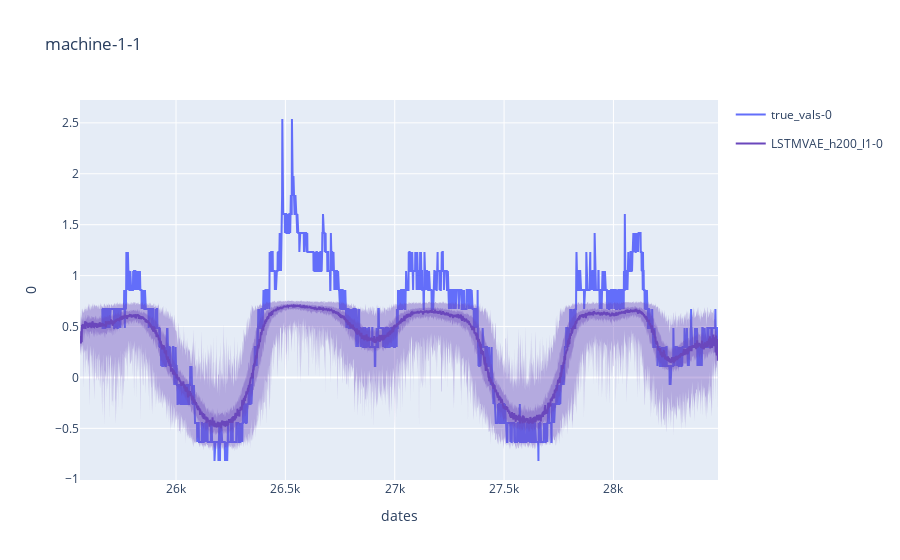

This figure's notebook cell:
### Markdown cell above
## Plot

### Code cell
plot_exp_predictions(exp, dataset_idx=0, models_ids=[0])
# plot_anomalies(exp.datasets_params.iloc[0])

### Figure 1 — Plotly figure (JSON) as saved in the notebook; plotly's stock layout.template omitted (floating-point values rounded to 4 significant figures; data arrays with more than 128 entries replaced by an {"elided": "..."} marker saying what was removed)
{"data": [{"connectgaps": false, "name": "true_vals-0", "type": "scatter", "x": {"elided": "2819 mixed values"}, "y": {"elided": "2819 float values"}}, {"connectgaps": false, "legendgroup": "787846414", "line": {"color": "rgba(106, 71, 188, 1.0)"}, "name": "LSTMVAE_h200_l1-0", "type": "scatter", "x": {"elided": "2918 mixed values"}, "y": {"elided": "2918 float values"}}, {"hoverinfo": "skip", "legendgroup": "787846414", "line": {"color": "rgba(255, 255, 255, 0)"}, "name": "25%", "showlegend": false, "type": "scatter", "x": {"elided": "2918 mixed values"}, "y": {"elided": "2918 float values"}}, {"fill": "tonexty", "fillcolor": "rgba(106, 71, 188, 0.4)", "hoverinfo": "skip", "legendgroup": "787846414", "line": {"color": "rgba(255, 255, 255, 0)"}, "name": "75%", "showlegend": false, "type": "scatter", "x": {"elided": "2918 mixed values"}, "y": {"elided": "2918 float values"}}, {"hoverinfo": "skip", "legendgroup": "787846414", "line": {"color": "rgba(255, 255, 255, 0)"}, "name": "0%", "showlegend": false, "type": "scatter", "x": {"elided": "2918 mixed values"}, "y": {"elided": "2918 float values"}}, {"fill": "tonexty", "fillcolor": "rgba(106, 71, 188, 0.4)", "hoverinfo": "skip", "legendgroup": "787846414", "line": {"color": "rgba(255, 255, 255, 0)"}, "name": "100%", "showlegend": false, "type": "scatter", "x": {"elided": "2918 mixed values"}, "y": {"elided": "2918 float values"}}], "layout": {"title": {"text": "machine-1-1"}, "xaxis": {"title": {"text": "dates"}}, "yaxis": {"title": {"text": "0"}}}}
